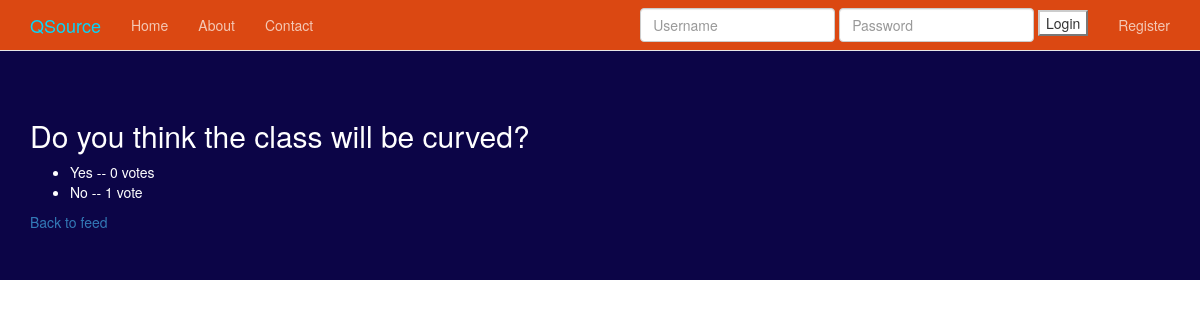
Page /polls/3/results/ on the earlier database version.
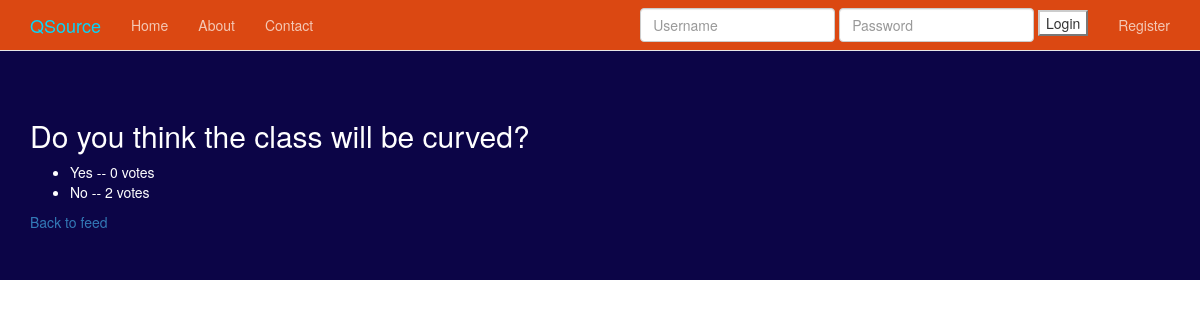
Same page on the later database version.
### polls/models.py (models this page shows, shortened)
class Question(models.Model):
    question_text = models.CharField(max_length = 200)
    pub_date = models.DateTimeField('date published')
    ans1_text = models.CharField(max_length = 200, default= "Yes")
    ans1_votes = models.IntegerField(default = 0)
    ans2_text = models.CharField(max_length = 200, default = "No")
    ans2_votes = models.IntegerField(default = 0)
    def was_published_recently(self):
        now = timezone.now()
        return now - datetime.timedelta(days=1) <= self.pub_date <= now
    was_published_recently.admin_order_field = 'pub_date'
    was_published_recently.boolean = True
    was_published_recently.short_description = 'Published recently?'

### polls/views.py (the view)
# urls.py: url(r'^(?P<pk>[0-9]+)/results/$', views.ResultsView.as_view(), name='results'),
class ResultsView(generic.DetailView):
    model = Question
    template_name = 'polls/results.html'

### polls/templates/polls/results.html (shortened to what this page needs)
{% load staticfiles %}
{% load crispy_forms_tags %}
{% include 'head_css.html' %}
{% include 'navbar.html' %}
{% block jumbotron %}
<div class="jumbotron">
    <div class="container">
    <div class="row">
        <div class='col-sm-6'>
        <h2>{{ question.question_text }}</h2>
        <ul>
        <li>{{ question.ans1_text }} -- {{ question.ans1_votes}} vote{{ question.ans1_votes|pluralize }}</li>
        <li>{{ question.ans2_text }} -- {{ question.ans2_votes}} vote{{ question.ans2_votes|pluralize }}</li>
        </ul>
        <a href="{% url 'polls:index' %}">Back to feed</a>
        </div>
        </div>
    </div>
 </div
{% endblock %}

Differences in the rows shown:
changed Question "Do you think the class will be curved?": ans2_votes "1" → "2"
